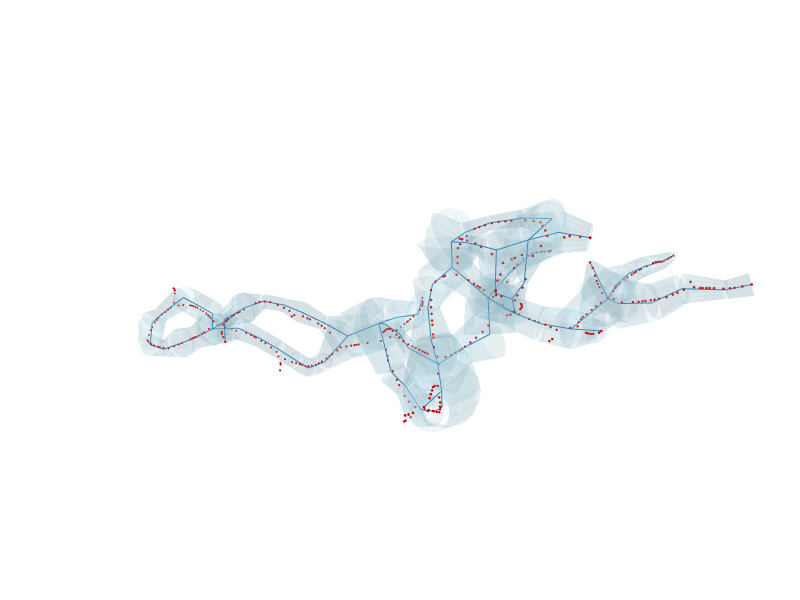

The notebook cell this image was saved under:
### Markdown cell above
## Morphology versus skeleton

Overlay the normalized morphology (translucent) with the original skeleton points.

### Code cell
skel_pointset = skeleton.to_point_set()

vs_fig: "go.Figure" = plot_model(
    swc_model=swc_model,
    opacity=0.2,
    title="",
    width=800,
    height=600,
    show_axes=False,
    point_set=skel_pointset,
    point_color="red",
    point_size=model_length * 0.0015,
)
vs_fig.update_layout(
    scene=dict(
        camera=dict(
            eye={"x": eye_coord[0], "y": eye_coord[1], "z": eye_coord[2]},
            projection=dict(type="perspective"),
        ),
        aspectmode="data",
    )
)
vs_filename = (
    f"{fig_out_dir}/TS{spine_idx}_mel{params['max_edge_length_tag']}_"
    f"morph_vs_skel.pdf"
)
vs_fig.write_image(
    vs_filename,
    format="pdf",
    engine="kaleido",
    width=600,
    height=450,
    scale=pdf_scale,
)
vs_fig.show()

### Figure 1 — Plotly figure (JSON) as saved in the notebook; plotly's stock layout.template omitted (floating-point values rounded to 4 significant figures; data arrays with more than 128 entries replaced by an {"elided": "..."} marker saying what was removed)
{"data": [{"color": "lightblue", "flatshading": true, "i": {"elided": "2912 int values"}, "j": {"elided": "2912 int values"}, "k": {"elided": "2912 int values"}, "name": "frusta", "opacity": 0.2, "type": "mesh3d", "x": {"elided": "2912 float values"}, "y": {"elided": "2912 float values"}, "z": {"elided": "2912 float values"}}, {"line": {"color": "#1f77b4", "width": 2}, "mode": "lines", "name": "centroid", "type": "scatter3d", "x": {"elided": "273 float values"}, "y": {"elided": "273 float values"}, "z": {"elided": "273 float values"}}, {"color": "red", "flatshading": true, "i": {"elided": "45120 int values"}, "j": {"elided": "45120 int values"}, "k": {"elided": "45120 int values"}, "name": "points", "opacity": 1, "type": "mesh3d", "x": {"elided": "23312 float values"}, "y": {"elided": "23312 float values"}, "z": {"elided": "23312 float values"}}], "layout": {"height": 600, "margin": {"b": 0, "l": 0, "r": 0, "t": 40}, "scene": {"aspectmode": "data", "camera": {"eye": {"x": 0.001931, "y": 1.065, "z": 1.366}, "projection": {"type": "perspective"}}, "xaxis": {"visible": false}, "yaxis": {"visible": false}, "zaxis": {"visible": false}}, "showlegend": false, "title": {"text": ""}, "width": 800}}
